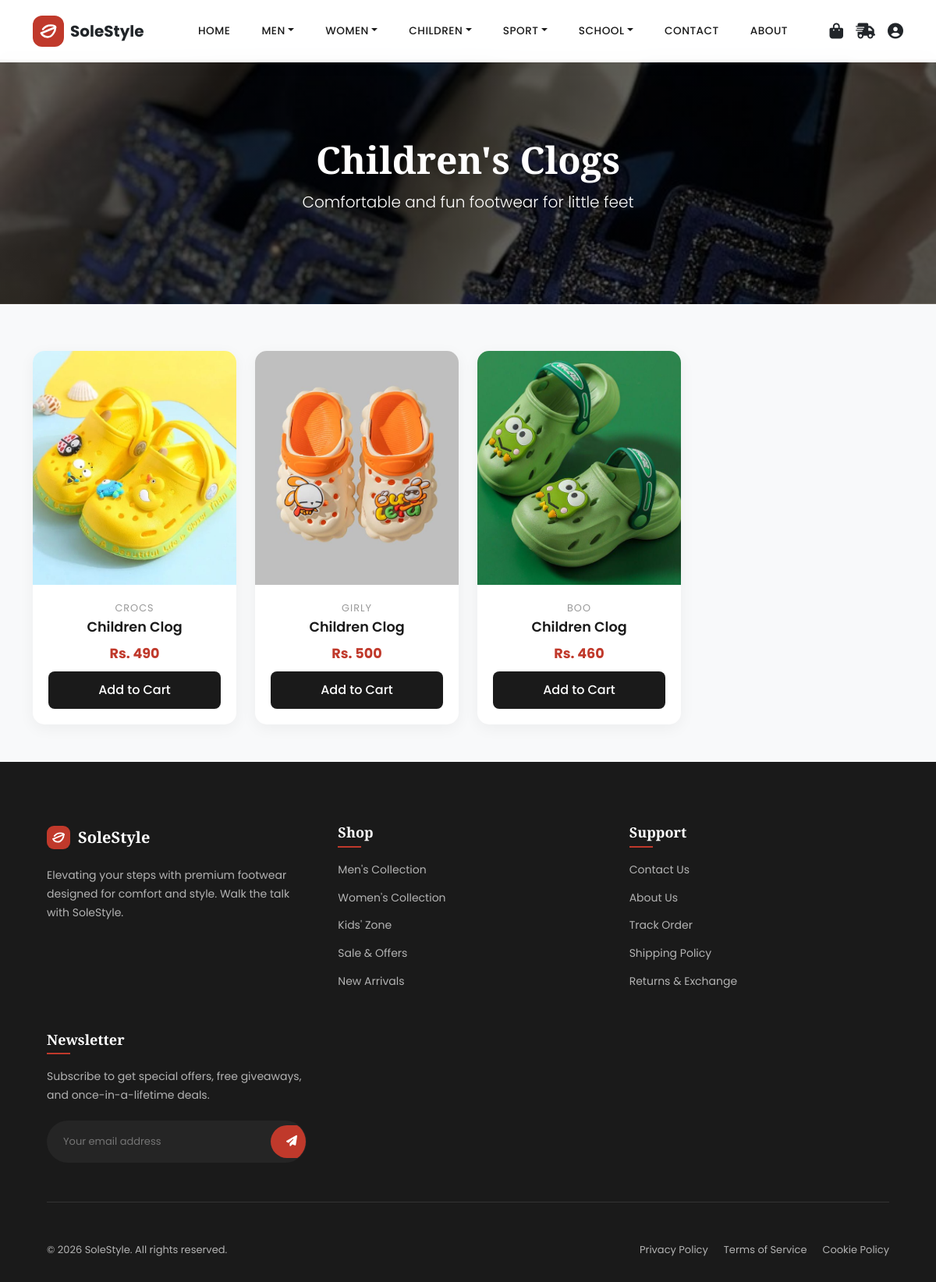
The app's page /children_clog.php with its own data.
### tables this page shows
CREATE TABLE `product` (
  `pid` int(60) NOT NULL,
  `pgname` varchar(60) NOT NULL,
  `pname` varchar(60) NOT NULL,
  `pimage` blob NOT NULL,
  `cost` int(60) NOT NULL
);

### children_clog.php (the view, shortened to what this page needs)
<?php
include('shoes_admin/includes/dbconnection.php');
$query = "SELECT * FROM product WHERE pgname='Children Clog'";
$result = mysqli_query($con, $query);
?>
<!DOCTYPE html>
<html lang="en">
<head>
    <link href="https://cdn.jsdelivr.net/npm/bootstrap@5.3.0/dist/css/bootstrap.min.css" rel="stylesheet">
    <link rel="stylesheet" href="https://cdnjs.cloudflare.com/ajax/libs/font-awesome/6.4.0/css/all.min.css">
</head>
<body>
    <nav class="navbar navbar-expand-lg fixed-top">
        <div class="container">
            <a class="navbar-brand d-flex align-items-center" href="home.php">
                <span class="ms-2 fw-bold text-dark">SoleStyle</span>
            </a>
            <div class="collapse navbar-collapse justify-content-center" id="navbarNav">
                <ul class="navbar-nav">
                    <li class="nav-item"><a class="nav-link" href="home.php">Home</a></li>
                    <li class="nav-item dropdown">
                        <a class="nav-link dropdown-toggle" href="#" role="button" data-bs-toggle="dropdown">Men</a>
                    </li>
                    <li class="nav-item dropdown">
                        <a class="nav-link dropdown-toggle" href="#" role="button" data-bs-toggle="dropdown">Women</a>
                    </li>
                    <li class="nav-item dropdown">
                        <a class="nav-link dropdown-toggle" href="#" role="button" data-bs-toggle="dropdown">Children</a>
                    </li>
                    <li class="nav-item dropdown">
                        <a class="nav-link dropdown-toggle" href="#" role="button" data-bs-toggle="dropdown">Sport</a>
                    </li>
                    <li class="nav-item dropdown">
                        <a class="nav-link dropdown-toggle" href="#" role="button" data-bs-toggle="dropdown">School</a>
                    </li>
                    <li class="nav-item"><a class="nav-link" href="contact_us.php">Contact</a></li>
                    <li class="nav-item"><a class="nav-link" href="about.php">About</a></li>
                </ul>
            </div>
            <div class="d-flex align-items-center">
                <a href="cart.php" class="text-dark me-3 position-relative">
                    <i class="fas fa-shopping-bag fa-lg"></i>
                </a>
                <a href="clientsideorder.php" class="text-dark me-3">
                    <i class="fas fa-truck-fast fa-lg"></i>
                </a>
                <a href="sign_in.php" class="text-dark">
                    <i class="fas fa-user-circle fa-lg"></i>
                </a>
            </div>
        </div>
    </nav>
    <header class="page-header">
        <div class="container">
            <h2>Children's Clogs</h2>
            <p class="lead">Comfortable and fun footwear for little feet</p>
        </div>
    </header>
    <div class="container mb-5">
        <div class="row g-4">
            <?php
            while ($product = mysqli_fetch_array($result)) { ?>
                <div class="col-md-4 col-lg-3">
                    <div class="product-card">
                        <div class="product-img-container">
                        </div>
                        <div class="product-details">
                            <div class="product-brand"><?php echo htmlentities($product['pname']); ?></div>
                            <h5 class="product-title"><?php echo htmlentities($product['pgname']); ?></h5>
                            <div class="product-price">Rs. <?php echo htmlentities($product['cost']); ?></div>
                            <a href="cart.php?add_to_cart=<?php echo htmlentities($product['pid']); ?>" class="btn-add-cart">Add to Cart</a>
                        </div>
                    </div>
                </div>
            <?php } ?>
        </div>
    </div>
</body>
<?php include 'shoes_admin/footer.php'; ?>
</html>

### children_clog.php (style rules this page uses)
:root { --primary-dark: #1a1a1a; --accent-red: #c0392b; --text-gray: #666; --bg-light: #f8f9fa; }
body { font-family: 'Poppins', sans-serif; color: var(--primary-dark); background-color: var(--bg-light); overflow-x: hidden; }
h1, h2, h3, h4 { font-family: 'Playfair Display', serif; }
.navbar { background: rgba(255, 255, 255, 0.95); backdrop-filter: blur(10px); box-shadow: 0 2px 20px rgba(0,0,0,0.05); padding: 15px 0; }
.nav-link { font-weight: 500; color: var(--primary-dark) !important; margin: 0 12px; text-transform: uppercase; font-size: 0.85rem; letter-spacing: 0.5px; transition: color 0.3s ease; }
.page-header { background: linear-gradient(rgba(0,0,0,0.6), rgba(0,0,0,0.6)), url('images/slider1.jpg'); background-size: cover; background-position: center; color: #fff; padding: 100px 0; text-align: center; margin-top: 76px; margin-bottom: 60px; }
.page-header h2 { font-size: 3rem; font-weight: 700; margin-bottom: 10px; }
.product-card { background: #fff; border-radius: 15px; overflow: hidden; box-shadow: 0 5px 20px rgba(0,0,0,0.05); transition: all 0.3s ease; height: 100%; position: relative; }
.product-img-container { position: relative; overflow: hidden; height: 300px; }
.product-details { padding: 20px; text-align: center; }
.product-brand { font-size: 0.8rem; color: #999; text-transform: uppercase; letter-spacing: 1px; margin-bottom: 5px; }
.product-title { font-size: 1.1rem; font-weight: 600; margin-bottom: 10px; color: var(--primary-dark); }
.product-price { color: var(--accent-red); font-weight: 700; font-size: 1.1rem; }
.btn-add-cart { width: 100%; padding: 12px; background: var(--primary-dark); color: #fff; border: none; font-weight: 500; transition: background 0.3s; text-decoration: none; display: inline-block; margin-top: 10px; border-radius: 8px; }

### shoes_admin/footer.php (style rules this page uses)
:root { --footer-bg: #1a1a1a; --footer-text: #b3b3b3; --footer-heading: #ffffff; --brand-accent: #c0392b; --brand-accent-hover: #a93226; --border-color: #333; }

### records on screen
product: pname "CROCS", pgname "Children Clog", cost "490"
product: pname "GIRLY", pgname "Children Clog", cost "500"
product: pname "BOO", pgname "Children Clog", cost "460"
